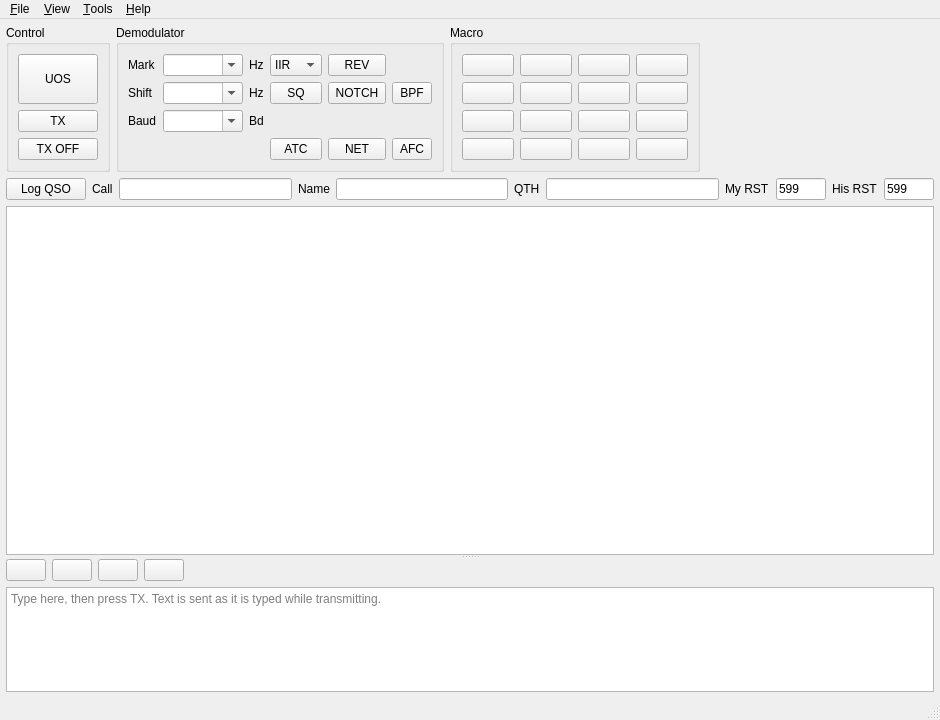
<?xml version="1.0" encoding="UTF-8"?>
<ui version="4.0">
 <class>MainWindow</class>
 <widget class="QMainWindow" name="MainWindow">
  <property name="geometry"><rect><x>0</x><y>0</y><width>940</width><height>720</height></rect></property>
  <property name="windowTitle"><string notr="true">MMTTY</string></property>
  <widget class="QWidget" name="centralwidget">
   <layout class="QVBoxLayout" name="rootLayout" stretch="0,0,1">
    <property name="leftMargin"><number>6</number></property>
    <property name="topMargin"><number>6</number></property>
    <property name="rightMargin"><number>6</number></property>
    <property name="bottomMargin"><number>6</number></property>
    <item>
     <widget class="QWidget" name="topBox">
      <layout class="QHBoxLayout" name="topLayout" stretch="0,0,0,1,0">
       <property name="leftMargin"><number>0</number></property>
       <property name="topMargin"><number>0</number></property>
       <property name="rightMargin"><number>0</number></property>
       <property name="bottomMargin"><number>0</number></property>
       <item>
        <widget class="QGroupBox" name="controlBox">
         <property name="title"><string>Control</string></property>
         <layout class="QVBoxLayout" name="controlLayout">
          <item>
           <widget class="QToolButton" name="tUos">
            <property name="sizePolicy"><sizepolicy hsizetype="Expanding" vsizetype="Preferred"><horstretch>0</horstretch><verstretch>0</verstretch></sizepolicy></property>
            <property name="minimumSize"><size><width>40</width><height>0</height></size></property>
            <property name="toolTip"><string>Unshift on space (receive)</string></property>
            <property name="text"><string notr="true">UOS</string></property>
            <property name="focusPolicy"><enum>Qt::NoFocus</enum></property>
            <property name="checkable"><bool>true</bool></property>
           </widget>
          </item>
          <item>
           <widget class="QPushButton" name="btnTx">
            <property name="minimumSize"><size><width>70</width><height>0</height></size></property>
            <property name="toolTip"><string>Toggle transmit (Ctrl+T). While transmitting: send the remaining text, then return to receive.</string></property>
            <property name="text"><string>TX</string></property>
            <property name="focusPolicy"><enum>Qt::NoFocus</enum></property>
            <property name="checkable"><bool>true</bool></property>
           </widget>
          </item>
          <item>
           <widget class="QPushButton" name="btnTxOff">
            <property name="toolTip"><string>Abort transmission immediately (Esc)</string></property>
            <property name="text"><string>TX OFF</string></property>
            <property name="focusPolicy"><enum>Qt::NoFocus</enum></property>
           </widget>
          </item>
         </layout>
        </widget>
       </item>
       <item>
        <widget class="QGroupBox" name="demodBox">
         <property name="title"><string>Demodulator</string></property>
         <layout class="QGridLayout" name="demodLayout">
          <item row="0" column="0">
           <widget class="QLabel" name="label_mark">
            <property name="text"><string>Mark</string></property>
           </widget>
          </item>
          <item row="0" column="1">
           <widget class="QComboBox" name="markCombo">
            <property name="minimumSize"><size><width>80</width><height>0</height></size></property>
            <property name="editable"><bool>true</bool></property>
            <property name="insertPolicy"><enum>QComboBox::NoInsert</enum></property>
           </widget>
          </item>
          <item row="0" column="2">
           <widget class="QLabel" name="label_markUnit">
            <property name="text"><string>Hz</string></property>
           </widget>
          </item>
          <item row="1" column="0">
           <widget class="QLabel" name="label_shift">
            <property name="text"><string>Shift</string></property>
           </widget>
          </item>
          <item row="1" column="1">
           <widget class="QComboBox" name="shiftCombo">
            <property name="minimumSize"><size><width>70</width><height>0</height></size></property>
            <property name="editable"><bool>true</bool></property>
            <property name="insertPolicy"><enum>QComboBox::NoInsert</enum></property>
           </widget>
          </item>
          <item row="1" column="2">
           <widget class="QLabel" name="label_shiftUnit">
            <property name="text"><string>Hz</string></property>
           </widget>
          </item>
          <item row="2" column="0">
           <widget class="QLabel" name="label_baud">
            <property name="text"><string>Baud</string></property>
           </widget>
          </item>
          <item row="2" column="1">
           <widget class="QComboBox" name="baudCombo">
            <property name="minimumSize"><size><width>70</width><height>0</height></size></property>
            <property name="editable"><bool>true</bool></property>
            <property name="insertPolicy"><enum>QComboBox::NoInsert</enum></property>
           </widget>
          </item>
          <item row="2" column="2">
           <widget class="QLabel" name="label_baudUnit">
            <property name="text"><string>Bd</string></property>
           </widget>
          </item>
          <item row="0" column="4">
           <widget class="QComboBox" name="demCombo">
            <property name="toolTip"><string>Demodulator type</string></property>
            <item>
             <property name="text"><string notr="true">IIR</string></property>
            </item>
            <item>
             <property name="text"><string notr="true">FIR</string></property>
            </item>
            <item>
             <property name="text"><string notr="true">PLL</string></property>
            </item>
            <item>
             <property name="text"><string notr="true">FFT</string></property>
            </item>
           </widget>
          </item>
          <item row="0" column="5">
           <widget class="QToolButton" name="tRev">
            <property name="sizePolicy"><sizepolicy hsizetype="Expanding" vsizetype="Preferred"><horstretch>0</horstretch><verstretch>0</verstretch></sizepolicy></property>
            <property name="minimumSize"><size><width>40</width><height>0</height></size></property>
            <property name="toolTip"><string>Reverse mark and space</string></property>
            <property name="text"><string notr="true">REV</string></property>
            <property name="focusPolicy"><enum>Qt::NoFocus</enum></property>
            <property name="checkable"><bool>true</bool></property>
           </widget>
          </item>
          <item row="1" column="4">
           <widget class="QToolButton" name="tSq">
            <property name="sizePolicy"><sizepolicy hsizetype="Expanding" vsizetype="Preferred"><horstretch>0</horstretch><verstretch>0</verstretch></sizepolicy></property>
            <property name="minimumSize"><size><width>40</width><height>0</height></size></property>
            <property name="toolTip"><string>Squelch</string></property>
            <property name="text"><string notr="true">SQ</string></property>
            <property name="focusPolicy"><enum>Qt::NoFocus</enum></property>
            <property name="checkable"><bool>true</bool></property>
           </widget>
          </item>
          <item row="1" column="5">
           <widget class="QToolButton" name="tNotch">
            <property name="sizePolicy"><sizepolicy hsizetype="Expanding" vsizetype="Preferred"><horstretch>0</horstretch><verstretch>0</verstretch></sizepolicy></property>
            <property name="minimumSize"><size><width>58</width><height>0</height></size></property>
            <property name="toolTip"><string>Notch filter (right click on the spectrum to place it)</string></property>
            <property name="text"><string notr="true">NOTCH</string></property>
            <property name="focusPolicy"><enum>Qt::NoFocus</enum></property>
            <property name="checkable"><bool>true</bool></property>
           </widget>
          </item>
          <item row="1" column="6">
           <widget class="QToolButton" name="tBpf">
            <property name="sizePolicy"><sizepolicy hsizetype="Expanding" vsizetype="Preferred"><horstretch>0</horstretch><verstretch>0</verstretch></sizepolicy></property>
            <property name="minimumSize"><size><width>40</width><height>0</height></size></property>
            <property name="toolTip"><string>Receive band-pass filter</string></property>
            <property name="text"><string notr="true">BPF</string></property>
            <property name="focusPolicy"><enum>Qt::NoFocus</enum></property>
            <property name="checkable"><bool>true</bool></property>
           </widget>
          </item>
          <item row="2" column="4" colspan="3">
           <widget class="LevelBar" name="level">
            <property name="minimumSize"><size><width>0</width><height>18</height></size></property>
           </widget>
          </item>
          <item row="3" column="4">
           <widget class="QToolButton" name="tAtc">
            <property name="sizePolicy"><sizepolicy hsizetype="Expanding" vsizetype="Preferred"><horstretch>0</horstretch><verstretch>0</verstretch></sizepolicy></property>
            <property name="minimumSize"><size><width>40</width><height>0</height></size></property>
            <property name="toolTip"><string>Automatic threshold control</string></property>
            <property name="text"><string notr="true">ATC</string></property>
            <property name="focusPolicy"><enum>Qt::NoFocus</enum></property>
            <property name="checkable"><bool>true</bool></property>
           </widget>
          </item>
          <item row="3" column="5">
           <widget class="QToolButton" name="tNet">
            <property name="sizePolicy"><sizepolicy hsizetype="Expanding" vsizetype="Preferred"><horstretch>0</horstretch><verstretch>0</verstretch></sizepolicy></property>
            <property name="minimumSize"><size><width>40</width><height>0</height></size></property>
            <property name="toolTip"><string>Transmit on the receive frequency</string></property>
            <property name="text"><string notr="true">NET</string></property>
            <property name="focusPolicy"><enum>Qt::NoFocus</enum></property>
            <property name="checkable"><bool>true</bool></property>
           </widget>
          </item>
          <item row="3" column="6">
           <widget class="QToolButton" name="tAfc">
            <property name="sizePolicy"><sizepolicy hsizetype="Expanding" vsizetype="Preferred"><horstretch>0</horstretch><verstretch>0</verstretch></sizepolicy></property>
            <property name="minimumSize"><size><width>40</width><height>0</height></size></property>
            <property name="toolTip"><string>Automatic frequency control</string></property>
            <property name="text"><string notr="true">AFC</string></property>
            <property name="focusPolicy"><enum>Qt::NoFocus</enum></property>
            <property name="checkable"><bool>true</bool></property>
           </widget>
          </item>
         </layout>
        </widget>
       </item>
       <item>
        <widget class="QGroupBox" name="macroBox">
         <property name="title"><string>Macro</string></property>
         <layout class="QGridLayout" name="macroGrid">
          <item row="0" column="0">
           <widget class="QPushButton" name="macroBtn1">
            <property name="minimumSize"><size><width>52</width><height>0</height></size></property>
            <property name="focusPolicy"><enum>Qt::NoFocus</enum></property>
           </widget>
          </item>
          <item row="0" column="1">
           <widget class="QPushButton" name="macroBtn2">
            <property name="minimumSize"><size><width>52</width><height>0</height></size></property>
            <property name="focusPolicy"><enum>Qt::NoFocus</enum></property>
           </widget>
          </item>
          <item row="0" column="2">
           <widget class="QPushButton" name="macroBtn3">
            <property name="minimumSize"><size><width>52</width><height>0</height></size></property>
            <property name="focusPolicy"><enum>Qt::NoFocus</enum></property>
           </widget>
          </item>
          <item row="0" column="3">
           <widget class="QPushButton" name="macroBtn4">
            <property name="minimumSize"><size><width>52</width><height>0</height></size></property>
            <property name="focusPolicy"><enum>Qt::NoFocus</enum></property>
           </widget>
          </item>
          <item row="1" column="0">
           <widget class="QPushButton" name="macroBtn5">
            <property name="minimumSize"><size><width>52</width><height>0</height></size></property>
            <property name="focusPolicy"><enum>Qt::NoFocus</enum></property>
           </widget>
          </item>
          <item row="1" column="1">
           <widget class="QPushButton" name="macroBtn6">
            <property name="minimumSize"><size><width>52</width><height>0</height></size></property>
            <property name="focusPolicy"><enum>Qt::NoFocus</enum></property>
           </widget>
          </item>
          <item row="1" column="2">
           <widget class="QPushButton" name="macroBtn7">
            <property name="minimumSize"><size><width>52</width><height>0</height></size></property>
            <property name="focusPolicy"><enum>Qt::NoFocus</enum></property>
           </widget>
          </item>
          <item row="1" column="3">
           <widget class="QPushButton" name="macroBtn8">
            <property name="minimumSize"><size><width>52</width><height>0</height></size></property>
            <property name="focusPolicy"><enum>Qt::NoFocus</enum></property>
           </widget>
          </item>
          <item row="2" column="0">
           <widget class="QPushButton" name="macroBtn9">
            <property name="minimumSize"><size><width>52</width><height>0</height></size></property>
            <property name="focusPolicy"><enum>Qt::NoFocus</enum></property>
           </widget>
          </item>
          <item row="2" column="1">
           <widget class="QPushButton" name="macroBtn10">
            <property name="minimumSize"><size><width>52</width><height>0</height></size></property>
            <property name="focusPolicy"><enum>Qt::NoFocus</enum></property>
           </widget>
          </item>
          <item row="2" column="2">
           <widget class="QPushButton" name="macroBtn11">
            <property name="minimumSize"><size><width>52</width><height>0</height></size></property>
            <property name="focusPolicy"><enum>Qt::NoFocus</enum></property>
           </widget>
          </item>
          <item row="2" column="3">
           <widget class="QPushButton" name="macroBtn12">
            <property name="minimumSize"><size><width>52</width><height>0</height></size></property>
            <property name="focusPolicy"><enum>Qt::NoFocus</enum></property>
           </widget>
          </item>
          <item row="3" column="0">
           <widget class="QPushButton" name="macroBtn13">
            <property name="minimumSize"><size><width>52</width><height>0</height></size></property>
            <property name="focusPolicy"><enum>Qt::NoFocus</enum></property>
           </widget>
          </item>
          <item row="3" column="1">
           <widget class="QPushButton" name="macroBtn14">
            <property name="minimumSize"><size><width>52</width><height>0</height></size></property>
            <property name="focusPolicy"><enum>Qt::NoFocus</enum></property>
           </widget>
          </item>
          <item row="3" column="2">
           <widget class="QPushButton" name="macroBtn15">
            <property name="minimumSize"><size><width>52</width><height>0</height></size></property>
            <property name="focusPolicy"><enum>Qt::NoFocus</enum></property>
           </widget>
          </item>
          <item row="3" column="3">
           <widget class="QPushButton" name="macroBtn16">
            <property name="minimumSize"><size><width>52</width><height>0</height></size></property>
            <property name="focusPolicy"><enum>Qt::NoFocus</enum></property>
           </widget>
          </item>
         </layout>
        </widget>
       </item>
       <item>
        <layout class="QVBoxLayout" name="scopeCol" stretch="3,2">
         <item>
          <widget class="SpectrumView" name="spectrum">
           <property name="sizePolicy"><sizepolicy hsizetype="Ignored" vsizetype="Ignored"><horstretch>0</horstretch><verstretch>0</verstretch></sizepolicy></property>
           <property name="minimumSize"><size><width>110</width><height>0</height></size></property>
          </widget>
         </item>
         <item>
          <widget class="WaterfallView" name="water">
           <property name="sizePolicy"><sizepolicy hsizetype="Ignored" vsizetype="Ignored"><horstretch>0</horstretch><verstretch>0</verstretch></sizepolicy></property>
           <property name="minimumSize"><size><width>110</width><height>0</height></size></property>
          </widget>
         </item>
        </layout>
       </item>
       <item>
        <widget class="XYView" name="xy">
         <property name="minimumSize"><size><width>100</width><height>0</height></size></property>
         <property name="maximumSize"><size><width>240</width><height>16777215</height></size></property>
        </widget>
       </item>
      </layout>
     </widget>
    </item>
    <item>
     <widget class="QWidget" name="qsoBox">
      <layout class="QHBoxLayout" name="qsoLayout" stretch="0,0,2,0,2,0,2,0,0,0,0">
       <property name="leftMargin"><number>0</number></property>
       <property name="topMargin"><number>0</number></property>
       <property name="rightMargin"><number>0</number></property>
       <property name="bottomMargin"><number>0</number></property>
       <item>
        <widget class="QPushButton" name="logBtn">
         <property name="focusPolicy"><enum>Qt::NoFocus</enum></property>
         <property name="text"><string>Log QSO</string></property>
        </widget>
       </item>
       <item>
        <widget class="QLabel" name="label_hisCall">
         <property name="text"><string>Call</string></property>
        </widget>
       </item>
       <item>
        <widget class="QLineEdit" name="hisCall">
         <property name="minimumSize"><size><width>100</width><height>0</height></size></property>
         <property name="maxLength"><number>16</number></property>
        </widget>
       </item>
       <item>
        <widget class="QLabel" name="label_hisName">
         <property name="text"><string>Name</string></property>
        </widget>
       </item>
       <item>
        <widget class="QLineEdit" name="hisName">
         <property name="minimumSize"><size><width>100</width><height>0</height></size></property>
        </widget>
       </item>
       <item>
        <widget class="QLabel" name="label_hisQth">
         <property name="text"><string>QTH</string></property>
        </widget>
       </item>
       <item>
        <widget class="QLineEdit" name="hisQth">
         <property name="minimumSize"><size><width>100</width><height>0</height></size></property>
        </widget>
       </item>
       <item>
        <widget class="QLabel" name="label_myRst">
         <property name="text"><string>My RST</string></property>
        </widget>
       </item>
       <item>
        <widget class="QLineEdit" name="myRst">
         <property name="minimumSize"><size><width>50</width><height>0</height></size></property>
         <property name="maximumSize"><size><width>50</width><height>16777215</height></size></property>
         <property name="text"><string notr="true">599</string></property>
        </widget>
       </item>
       <item>
        <widget class="QLabel" name="label_hisRst">
         <property name="text"><string>His RST</string></property>
        </widget>
       </item>
       <item>
        <widget class="QLineEdit" name="hisRst">
         <property name="minimumSize"><size><width>50</width><height>0</height></size></property>
         <property name="maximumSize"><size><width>50</width><height>16777215</height></size></property>
         <property name="text"><string notr="true">599</string></property>
        </widget>
       </item>
      </layout>
     </widget>
    </item>
    <item>
     <widget class="QSplitter" name="vsplit">
      <property name="orientation"><enum>Qt::Vertical</enum></property>
      <property name="childrenCollapsible"><bool>false</bool></property>
      <widget class="QPlainTextEdit" name="rxView">
       <property name="sizePolicy"><sizepolicy hsizetype="Expanding" vsizetype="Expanding"><horstretch>3</horstretch><verstretch>3</verstretch></sizepolicy></property>
       <property name="readOnly"><bool>true</bool></property>
       <property name="maximumBlockCount"><number>10000</number></property>
      </widget>
      <widget class="QWidget" name="txPane">
       <property name="sizePolicy"><sizepolicy hsizetype="Preferred" vsizetype="Preferred"><horstretch>1</horstretch><verstretch>1</verstretch></sizepolicy></property>
       <layout class="QVBoxLayout" name="txPaneLayout" stretch="0,1">
        <property name="leftMargin"><number>0</number></property>
        <property name="topMargin"><number>0</number></property>
        <property name="rightMargin"><number>0</number></property>
        <property name="bottomMargin"><number>0</number></property>
        <item>
         <widget class="QWidget" name="txBox">
          <layout class="QHBoxLayout" name="txLayout">
           <property name="leftMargin"><number>0</number></property>
           <property name="topMargin"><number>0</number></property>
           <property name="rightMargin"><number>0</number></property>
           <property name="bottomMargin"><number>0</number></property>
           <item>
            <widget class="QPushButton" name="inBtn1">
             <property name="focusPolicy"><enum>Qt::NoFocus</enum></property>
            </widget>
           </item>
           <item>
            <widget class="QPushButton" name="inBtn2">
             <property name="focusPolicy"><enum>Qt::NoFocus</enum></property>
            </widget>
           </item>
           <item>
            <widget class="QPushButton" name="inBtn3">
             <property name="focusPolicy"><enum>Qt::NoFocus</enum></property>
            </widget>
           </item>
           <item>
            <widget class="QPushButton" name="inBtn4">
             <property name="focusPolicy"><enum>Qt::NoFocus</enum></property>
            </widget>
           </item>
           <item>
            <spacer name="spacer_tx_end">
             <property name="orientation"><enum>Qt::Horizontal</enum></property>
             <property name="sizeHint" stdset="0"><size><width>0</width><height>20</height></size></property>
            </spacer>
           </item>
          </layout>
         </widget>
        </item>
        <item>
         <widget class="QPlainTextEdit" name="txEdit">
          <property name="sizePolicy"><sizepolicy hsizetype="Expanding" vsizetype="Expanding"><horstretch>1</horstretch><verstretch>1</verstretch></sizepolicy></property>
          <property name="undoRedoEnabled"><bool>false</bool></property>
          <property name="placeholderText"><string>Type here, then press TX. Text is sent as it is typed while transmitting.</string></property>
         </widget>
        </item>
       </layout>
      </widget>
     </widget>
    </item>
   </layout>
  </widget>
  <widget class="QMenuBar" name="menubar">
   <widget class="QMenu" name="menuFile">
    <property name="title"><string>&amp;File</string></property>
    <addaction name="actionPlayWav"/>
    <addaction name="actionRecordWav"/>
    <addaction name="actionStopFile"/>
    <addaction name="separator"/>
    <addaction name="actionSettings"/>
    <addaction name="separator"/>
    <addaction name="actionQuit"/>
   </widget>
   <widget class="QMenu" name="menuView">
    <property name="title"><string>&amp;View</string></property>
    <widget class="QMenu" name="menuGain">
     <property name="title"><string>Spectrum &amp;gain</string></property>
     <addaction name="actionGain0"/>
     <addaction name="actionGain1"/>
     <addaction name="actionGain2"/>
     <addaction name="actionGain3"/>
     <addaction name="actionGain4"/>
     <addaction name="actionGain5"/>
     <addaction name="actionGain6"/>
     <addaction name="actionGain7"/>
    </widget>
    <widget class="QMenu" name="menuWidth">
     <property name="title"><string>Spectrum &amp;width</string></property>
     <addaction name="actionRange0"/>
     <addaction name="actionRange1"/>
     <addaction name="actionRange2"/>
     <addaction name="actionRange3"/>
     <addaction name="actionRange4"/>
     <addaction name="actionRange5"/>
    </widget>
    <addaction name="actionWaterfall"/>
    <addaction name="actionXY"/>
    <addaction name="menuGain"/>
    <addaction name="menuWidth"/>
   </widget>
   <widget class="QMenu" name="menuTools">
    <property name="title"><string>&amp;Tools</string></property>
    <addaction name="actionTest"/>
    <addaction name="actionLogQso"/>
   </widget>
   <widget class="QMenu" name="menuHelp">
    <property name="title"><string>&amp;Help</string></property>
    <addaction name="actionAbout"/>
   </widget>
   <addaction name="menuFile"/>
   <addaction name="menuView"/>
   <addaction name="menuTools"/>
   <addaction name="menuHelp"/>
  </widget>
  <widget class="QStatusBar" name="statusbar">
  </widget>
  <action name="actionPlayWav">
   <property name="text"><string>&amp;Play WAV file...</string></property>
  </action>
  <action name="actionRecordWav">
   <property name="text"><string>&amp;Record WAV file...</string></property>
  </action>
  <action name="actionStopFile">
   <property name="text"><string>&amp;Stop file</string></property>
  </action>
  <action name="actionSettings">
   <property name="text"><string>&amp;Settings...</string></property>
  </action>
  <action name="actionQuit">
   <property name="text"><string>&amp;Quit</string></property>
  </action>
  <action name="actionWaterfall">
   <property name="checkable"><bool>true</bool></property>
   <property name="text"><string>&amp;Waterfall</string></property>
  </action>
  <action name="actionXY">
   <property name="checkable"><bool>true</bool></property>
   <property name="text"><string>&amp;XY scope</string></property>
  </action>
  <action name="actionTest">
   <property name="checkable"><bool>true</bool></property>
   <property name="text"><string>&amp;Test signal generator</string></property>
  </action>
  <action name="actionLogQso">
   <property name="text"><string>&amp;Log QSO</string></property>
   <property name="shortcut"><string notr="true">Ctrl+L</string></property>
  </action>
  <action name="actionAbout">
   <property name="text"><string>&amp;About</string></property>
  </action>
  <actiongroup name="gainGroup">
   <action name="actionGain0">
    <property name="checkable"><bool>true</bool></property>
    <property name="text"><string>Low</string></property>
   </action>
   <action name="actionGain1">
    <property name="checkable"><bool>true</bool></property>
    <property name="text"><string>Medium</string></property>
   </action>
   <action name="actionGain2">
    <property name="checkable"><bool>true</bool></property>
    <property name="text"><string>High</string></property>
   </action>
   <action name="actionGain3">
    <property name="checkable"><bool>true</bool></property>
    <property name="text"><string>Very high</string></property>
   </action>
   <action name="actionGain4">
    <property name="checkable"><bool>true</bool></property>
    <property name="text"><string>Auto 85%</string></property>
   </action>
   <action name="actionGain5">
    <property name="checkable"><bool>true</bool></property>
    <property name="text"><string>Auto 100%</string></property>
   </action>
   <action name="actionGain6">
    <property name="checkable"><bool>true</bool></property>
    <property name="text"><string>Auto 120%</string></property>
   </action>
   <action name="actionGain7">
    <property name="checkable"><bool>true</bool></property>
    <property name="text"><string>Auto 150%</string></property>
   </action>
  </actiongroup>
  <actiongroup name="rangeGroup">
   <action name="actionRange0">
    <property name="checkable"><bool>true</bool></property>
    <property name="text"><string>Automatic</string></property>
   </action>
   <action name="actionRange1">
    <property name="checkable"><bool>true</bool></property>
    <property name="text"><string>500 Hz</string></property>
   </action>
   <action name="actionRange2">
    <property name="checkable"><bool>true</bool></property>
    <property name="text"><string>1000 Hz</string></property>
   </action>
   <action name="actionRange3">
    <property name="checkable"><bool>true</bool></property>
    <property name="text"><string>1500 Hz</string></property>
   </action>
   <action name="actionRange4">
    <property name="checkable"><bool>true</bool></property>
    <property name="text"><string>2000 Hz</string></property>
   </action>
   <action name="actionRange5">
    <property name="checkable"><bool>true</bool></property>
    <property name="text"><string>3000 Hz</string></property>
   </action>
  </actiongroup>
 </widget>
 <customwidgets>
  <customwidget>
   <class>LevelBar</class>
   <extends>QWidget</extends>
   <header>Scopes.h</header>
  </customwidget>
  <customwidget>
   <class>SpectrumView</class>
   <extends>QWidget</extends>
   <header>Scopes.h</header>
  </customwidget>
  <customwidget>
   <class>WaterfallView</class>
   <extends>QWidget</extends>
   <header>Scopes.h</header>
  </customwidget>
  <customwidget>
   <class>XYView</class>
   <extends>QWidget</extends>
   <header>Scopes.h</header>
  </customwidget>
 </customwidgets>
 <resources/>
 <connections/>
</ui>
